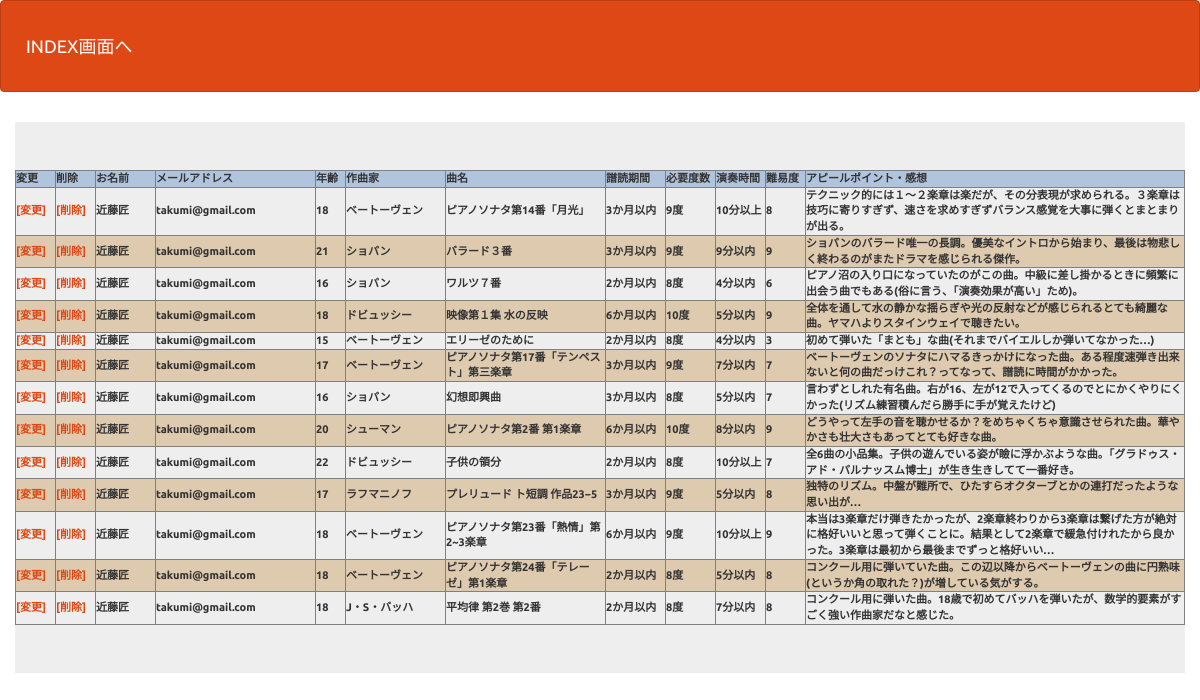
The page /select.php on the database its author committed.
### tables this page shows
CREATE TABLE `kadai_php2_piano` (
  `id` int(12) NOT NULL,
  `name` varchar(64) NOT NULL,
  `mail` varchar(128) NOT NULL,
  `age` int(4) NOT NULL,
  `composer` varchar(64) NOT NULL,
  `songtitle` varchar(128) NOT NULL,
  `learningterm` varchar(8) NOT NULL,
  `degree` varchar(4) NOT NULL,
  `playingtime` varchar(8) NOT NULL,
  `level` int(4) NOT NULL,
  `appealpoint` varchar(512) NOT NULL,
  `indate` datetime NOT NULL
);

### select.php (the view, shortened to what this page needs)
<?php
try {
  $pdo = new PDO('mysql:dbname=kadai_php2;charset=utf8;host=localhost','root','');
} catch (PDOException $e) {
  exit('DBConnectError'.$e->getMessage());
}
$stmt = $pdo->prepare("SELECT * FROM kadai_php2_piano");
$status = $stmt->execute();
$view="";
if ($status==false) {
  $error = $stmt->errorInfo();
  exit("ErrorQuery:".$error[2]);
}else{
  $view .= '<table border="1"><tbody>';
  $view .= '<tr bgcolor="#b0c4de">
              <th width="40px">変更</th>
              <th width="40px">削除</th>
              <th width="60px">お名前</th>
              <th width="160px">メールアドレス</th>
              <th width="30px">年齢</th>
              <th width="100px">作曲家</th>
              <th width="160px">曲名</th>
              <th width="60px">譜読期間</th>
              <th width="50px">必要度数</th>
              <th width="50px">演奏時間</th>
              <th width="40px">難易度</th>
              <th>アピールポイント・感想</th>
            </tr>';
  $num = 1;
  while( $result = $stmt->fetch(PDO::FETCH_ASSOC)){
    $num += 1;
    if ($num % 2) {
      $view .= '<tr bgcolor="#decaaf">';
    }
    else{
      $view .= '<tr>';
    }
        $view .= '<th>';
            $view .= '<a href="u_view.php?id='.$result["id"].'">';
              $view .= "[変更]";
            $view .= '</a>';
        $view .= '</th>';
        $view .= '<th>';
        $view .= '<a href="delete.php?id='.$result["id"].'">';
        $view .= '[削除]';
        $view .= '</a>';
        $view .= '</th>';
        $view .= '<th>';
        $view .= $result['name'];
        $view .= '</th>';
        $view .= '<th>';
        $view .= $result['mail'];
        $view .= '</th>';
        $view .= '<th>';
        $view .= $result['age'];
        $view .= '</th>';
        $view .= '<th>';
        $view .= $result['composer'];
        $view .= '</th>';
        $view .= '<th>';
        $view .= $result['songtitle'];
        $view .= '</th>';
        $view .= '<th>';
        $view .= $result['learningterm'];
        $view .= '</th>';
        $view .= '<th>';
        $view .= $result['degree'];
        $view .= '</th>';
        $view .= '<th>';
        $view .= $result['playingtime'];
        $view .= '</th>';
        $view .= '<th>';
        $view .= $result['level'];
        $view .= '</th>';
        $view .= '<th>';
        $view .= $result['appealpoint'];
        $view .= '</th>';
      $view .= '<tr>';
  }
  $view .= '</table></tbody>';
}
?>
<!DOCTYPE html>
<html lang="ja">
<head>
<link rel="stylesheet" href="css/range.css">
<link href="css/bootstrap.min.css" rel="stylesheet">
</head>
<body id="main">
<header>
  <nav class="navbar navbar-default">
    <div class="container-fluid">
      <div class="navbar-header">
      <a class="navbar-brand" href="index.php">INDEX画面へ</a>
      </div>
    </div>
  </nav>
</header>
<div>
    <div class="container jumbotron"><?= $view ?></div>
</div>
</body>
</html>

### select.php (style rules this page uses)
div { padding: 10px;font-size:11px; }

### rows shown on the page
kadai_php2_piano: value "[変更] [削除] 近藤匠 takumi@gmail.com 18 ベートーヴェン ピアノソナタ第14番「月光」 3か月以内 9度 10分以上 8 テクニック的には１～２楽章は楽だが、その分表現が求められる。３楽章は技巧に寄りすぎず、速さを求めすぎずバランス感覚を大事に弾くとまとまりが出る。"
kadai_php2_piano: value "[変更] [削除] 近藤匠 takumi@gmail.com 21 ショパン バラード３番 3か月以内 9度 9分以内 9 ショパンのバラード唯一の長調。優美なイントロから始まり、最後は物悲しく終わるのがまたドラマを感じられる傑作。"
kadai_php2_piano: value "[変更] [削除] 近藤匠 takumi@gmail.com 16 ショパン ワルツ７番 2か月以内 8度 4分以内 6 ピアノ沼の入り口になっていたのがこの曲。中級に差し掛かるときに頻繁に出会う曲でもある(俗に言う、「演奏効果が高い」ため)。"
kadai_php2_piano: value "[変更] [削除] 近藤匠 takumi@gmail.com 18 ドビュッシー 映像第１集 水の反映 6か月以内 10度 5分以内 9 全体を通して水の静かな揺らぎや光の反射などが感じられるとても綺麗な曲。ヤマハよりスタインウェイで聴きたい。"
kadai_php2_piano: value "[変更] [削除] 近藤匠 takumi@gmail.com 15 ベートーヴェン エリーゼのために 2か月以内 8度 4分以内 3 初めて弾いた「まとも」な曲(それまでバイエルしか弾いてなかった…)"
kadai_php2_piano: value "[変更] [削除] 近藤匠 takumi@gmail.com 17 ベートーヴェン ピアノソナタ第17番「テンペスト」第三楽章 3か月以内 9度 7分以内 7 ベートーヴェンのソナタにハマるきっかけになった曲。ある程度速弾き出来ないと何の曲だっけこれ？ってなって、譜読に時間がかかった。"
kadai_php2_piano: value "[変更] [削除] 近藤匠 takumi@gmail.com 16 ショパン 幻想即興曲 3か月以内 8度 5分以内 7 言わずとしれた有名曲。右が16、左が12で入ってくるのでとにかくやりにくかった(リズム練習積んだら勝手に手が覚えたけど)"
kadai_php2_piano: value "[変更] [削除] 近藤匠 takumi@gmail.com 20 シューマン ピアノソナタ第2番 第1楽章 6か月以内 10度 8分以内 9 どうやって左手の音を聴かせるか？をめちゃくちゃ意識させられた曲。華やかさも壮大さもあってとても好きな曲。"
kadai_php2_piano: value "[変更] [削除] 近藤匠 takumi@gmail.com 22 ドビュッシー 子供の領分 2か月以内 8度 10分以上 7 全6曲の小品集。子供の遊んでいる姿が瞼に浮かぶような曲。「グラドゥス・アド・パルナッスム博士」が生き生きしてて一番好き。"
kadai_php2_piano: value "[変更] [削除] 近藤匠 takumi@gmail.com 17 ラフマニノフ プレリュード ト短調 作品23−5 3か月以内 9度 5分以内 8 独特のリズム。中盤が難所で、ひたすらオクターブとかの連打だったような思い出が…"
kadai_php2_piano: value "[変更] [削除] 近藤匠 takumi@gmail.com 18 ベートーヴェン ピアノソナタ第23番「熱情」第2~3楽章 6か月以内 9度 10分以上 9 本当は3楽章だけ弾きたかったが、2楽章終わりから3楽章は繋げた方が絶対に格好いいと思って弾くことに。結果として2楽章で緩急付けれたから良かった。3楽章は最初から最後までずっと格好いい…"
kadai_php2_piano: value "[変更] [削除] 近藤匠 takumi@gmail.com 18 ベートーヴェン ピアノソナタ第24番「テレーゼ」第1楽章 2か月以内 8度 5分以内 8 コンクール用に弾いていた曲。この辺以降からベートーヴェンの曲に円熟味(というか角の取れた？)が増している気がする。"
kadai_php2_piano: value "[変更] [削除] 近藤匠 takumi@gmail.com 18 J・S・バッハ 平均律 第2巻 第2番 2か月以内 8度 7分以内 8 コンクール用に弾いた曲。18歳で初めてバッハを弾いたが、数学的要素がすごく強い作曲家だなと感じた。"
